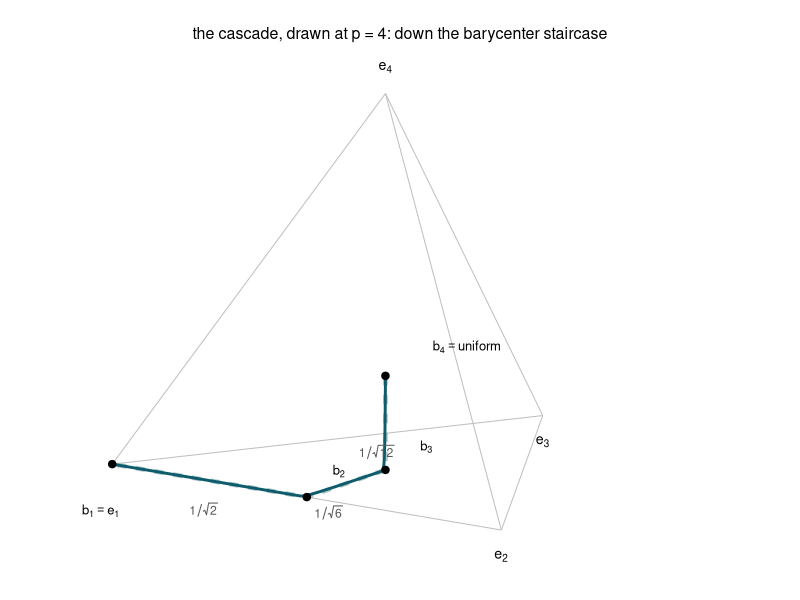
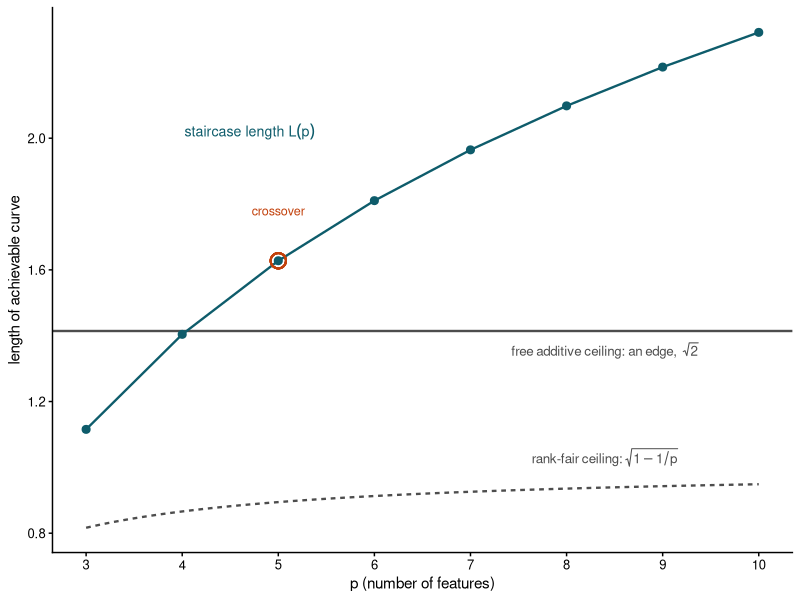

Write R code to recreate these figures, in order.
# Figures for the note's "one-factor story" section: log1p with an
# intercept plus ONE structural factor, vs additive models with at
# most two topics, at general p. Achievable sets are curves/segments;
# size = length.
#
#   Figure 1 (note_c0_staircase_fig.png): the cascade -- the general
#     construction, drawn at p = 4 where the simplex is a solid
#     tetrahedron. The curve for hierarchically tie-broken g =
#     (1.0101, 1.01, 1, 0) marches down the barycenter staircase
#     b4 (uniform) -> b3 -> b2 (edge midpoint) -> b1 = e1, with step
#     lengths 1/sqrt(j(j-1)).
#
#   Figure 2 (note_c0_lengths_fig.png): staircase length L(p) =
#     sum_{j=2}^p 1/sqrt(j(j-1)) against the two additive ceilings:
#     sqrt(2) (free K = 2: an edge) and sqrt(1 - 1/p) (rank-fair:
#     pinned at the uniform point). Crossover at p = 5; L(p) grows
#     like log p.

library(ggplot2)
library(cowplot)
theme_set(theme_cowplot(font_size = 11))

TEAL <- "#0E5C6B"; CLOUD <- "#9BB7BD"; ORANGE <- "#C2410C"

softmax_rows <- function(E) {
  E <- E - apply(E, 1, max)
  W <- exp(E); W / rowSums(W)
}

## ---------- Figure 1: the staircase (drawn at p = 4) ------------------------
T3 <- rbind(c( 1,  1, -1),
            c(-1, -1, -1),
            c( 1, -1,  1),
            c(-1,  1,  1)) / sqrt(3)
alignz <- function(v) {
  v <- v / sqrt(sum(v^2)); z <- c(0, 0, 1)
  ax <- c(v[2]*z[3]-v[3]*z[2], v[3]*z[1]-v[1]*z[3], v[1]*z[2]-v[2]*z[1])
  s <- sqrt(sum(ax^2)); cthet <- sum(v*z)
  if (s < 1e-12) return(diag(3))
  ax <- ax / s; K <- rbind(c(0,-ax[3],ax[2]), c(ax[3],0,-ax[1]),
                           c(-ax[2],ax[1],0))
  diag(3) + sqrt(1-cthet^2)*K + (1-cthet)*(K %*% K)
}
T3 <- T3 %*% t(alignz(T3[4, ] - colMeans(T3)))
az <- 100 * pi/180
Rz <- rbind(c(cos(az), -sin(az), 0), c(sin(az), cos(az), 0), c(0, 0, 1))
T3 <- T3 %*% t(Rz)
el <- 14 * pi/180
v1 <- c(1, 0, 0); v2 <- c(0, sin(el), cos(el))
proj4 <- function(L) {
  X <- L %*% T3
  data.frame(x = as.numeric(X %*% v1), y = as.numeric(X %*% v2))
}
E4 <- diag(4)
tet_edges <- do.call(rbind, apply(combn(4, 2), 2, function(k) {
  a <- proj4(E4[k[1], , drop = FALSE]); b <- proj4(E4[k[2], , drop = FALSE])
  data.frame(x = a$x, y = a$y, xend = b$x, yend = b$y)
}))
vlab4 <- data.frame(proj4(E4), lab = c("e[1]", "e[2]", "e[3]", "e[4]"))
vlab4$y <- vlab4$y + c(-0.09, -0.09, -0.09, 0.09)

g4 <- c(1.0101, 1.0100, 1.0000, 0)     # hierarchical gaps 1e-4, 1e-2, 1
s <- seq(0, 1, length.out = 60000)^2 * 6e5
P4 <- softmax_rows(outer(s, g4))
path4 <- proj4(P4)
bary <- rbind(rep(1/4, 4),
              c(1/3, 1/3, 1/3, 0),
              c(1/2, 1/2, 0, 0),
              c(1, 0, 0, 0))
bpts <- proj4(bary)
bpts$lab <- c("b[4] == uniform", "b[3]", "b[2]", NA)
bpts$dx <- c(0.28, 0.14, 0.11, 0)
bpts$dy <- c(0.10, 0.08, 0.09, 0)
seglab <- data.frame(
  x = (bpts$x[-4] + bpts$x[-1]) / 2 + c(-0.03, -0.06, -0.02),
  y = (bpts$y[-4] + bpts$y[-1]) / 2 + c(-0.10, -0.10, -0.10),
  lab = c("1/sqrt(12)", "1/sqrt(6)", "1/sqrt(2)"))
p1 <- ggplot() +
  geom_segment(data = tet_edges, aes(x, y, xend = xend, yend = yend),
               colour = "grey75", linewidth = 0.35) +
  geom_path(data = data.frame(x = bpts$x, y = bpts$y), aes(x, y),
            colour = CLOUD, linewidth = 1.6, alpha = 0.8,
            linetype = "22") +
  geom_path(data = path4, aes(x, y), colour = TEAL, linewidth = 1.0) +
  geom_point(data = bpts, aes(x, y), size = 2.2) +
  geom_text(data = bpts[1:3, ], aes(x + dx, y + dy, label = lab),
            parse = TRUE, size = 3.3) +
  annotate("text", x = bpts$x[4] - 0.04, y = bpts$y[4] - 0.16,
           label = "b[1] == e[1]", parse = TRUE, size = 3.3) +
  geom_text(data = seglab, aes(x, y, label = lab), parse = TRUE,
            size = 3.1, colour = "grey35") +
  geom_text(data = vlab4[2:4, ], aes(x, y, label = lab), parse = TRUE,
            size = 3.6) +
  labs(title = "the cascade, drawn at p = 4: down the barycenter staircase") +
  coord_equal(xlim = c(-1.2, 1.3)) + theme_void() +
  theme(plot.title = element_text(size = 11.5, hjust = 0.5))
ggsave("../images/note_c0_staircase_fig.png", p1, width = 7.6, height = 6.4,
       dpi = 300, bg = "white")
message("Wrote ../images/note_c0_staircase_fig.png")

## ---------- Figure 2: lengths versus p --------------------------------------
pp <- 3:10
L <- sapply(pp, function(p) sum(1 / sqrt((2:p) * (1:(p-1)))))
df <- data.frame(p = pp, L = L)
p2 <- ggplot(df, aes(p, L)) +
  geom_hline(yintercept = sqrt(2), colour = "grey30", linewidth = 0.8) +
  geom_line(data = data.frame(p = seq(3, 10, 0.1)),
            aes(p, sqrt(1 - 1/p)), colour = "grey30", linewidth = 0.8,
            linetype = "22") +
  geom_line(colour = TEAL, linewidth = 0.8) +
  geom_point(colour = TEAL, size = 2.4) +
  annotate("text", x = 8.4, y = sqrt(2) - 0.06,
           label = "free~additive~ceiling*':'~an~edge*','~~sqrt(2)",
           parse = TRUE, size = 3.4, colour = "grey30") +
  annotate("text", x = 8.4, y = 1.03,
           label = "rank*'-'*fair~ceiling*':'~sqrt(1 - 1/p)",
           parse = TRUE, size = 3.4, colour = "grey30") +
  annotate("text", x = 4.7, y = 2.02,
           label = "staircase~length~L(p)", parse = TRUE, size = 3.6,
           colour = TEAL) +
  annotate("text", x = 5, y = 1.78, label = "crossover", size = 3.2,
           colour = ORANGE) +
  geom_point(aes(x = 5, y = L[3]), shape = 1, size = 4.5,
             colour = ORANGE, stroke = 1) +
  scale_x_continuous(breaks = 3:10) +
  labs(x = "p (number of features)", y = "length of achievable curve")
ggsave("../images/note_c0_lengths_fig.png", p2, width = 6.8, height = 4.2,
       dpi = 300, bg = "white")
message("Wrote ../images/note_c0_lengths_fig.png")
